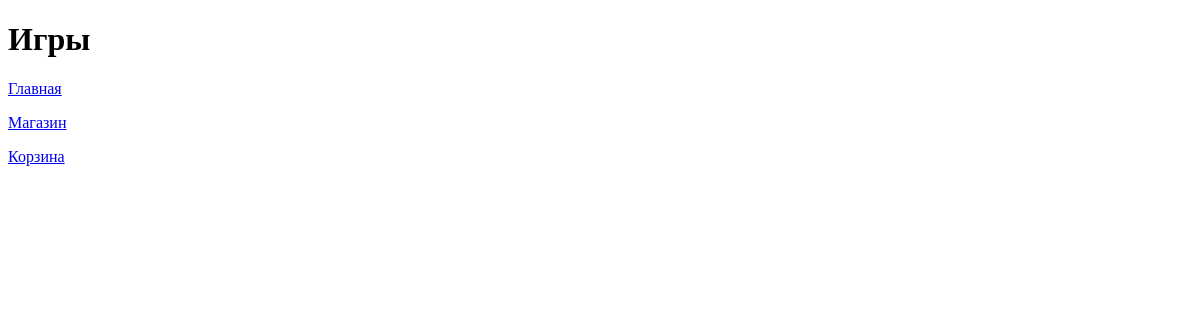
The page /platform/games/ on the database as committed earlier.
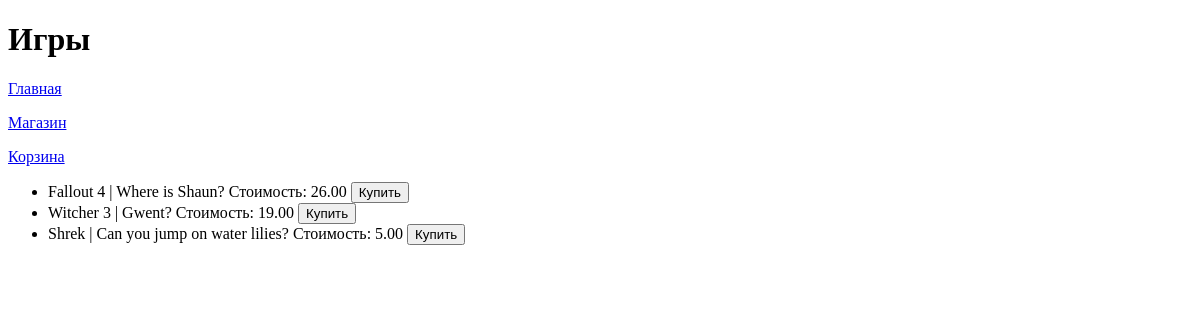
The same page on the database as committed later.
### task1/models.py (models this page shows)
class Game(models.Model):
    title = models.CharField(max_length=30)
    cost = models.DecimalField(max_digits=8, decimal_places=2)
    size = models.DecimalField(max_digits=8, decimal_places=2)
    description = models.TextField()
    age_limited = models.BooleanField(default=True)
    buyer = models.ManyToManyField(Buyer, related_name="Games")

### task1/views.py (the view)
# urls.py: path('platform/games/', games),
def games(request):
    all_games = Game.objects.all()
    context = {
        "all_games": all_games
    }
    return render(request, "fourth_task/games.html", context)

### templates/fourth_task/games.html (shortened to what this page needs)
{% extends "fourth_task/menu.html" %}
{% block pagename %}
    <h1>Игры</h1>
{% endblock %}
{% block content %}
    <ul>
        {% for game in all_games %}
            <li> {{ game.title }} | {{ game.description }} Стоимость: {{ game.cost }} <button>Купить</button></li>
        {% endfor %}
    </ul>
{% endblock %}

### templates/fourth_task/menu.html (shortened to what this page needs)
<!DOCTYPE html>
<html lang="en">
<head>
</head>
<body>
    <pagename>
        {% block pagename %}{% endblock %}
    </pagename>
    <a href="/platform">Главная</a>
    <p><a href="/platform/games">Магазин</a>
    <p><a href="/platform/cart">Корзина</a>
    <content>
        {% block content %}
        {% endblock %}
    </content>
</body>
</html

Rows that differ between the two databases and show on the page:
added Game: title "Fallout 4", description "Where is Shaun?", cost "26.00"
added Game: title "Witcher 3", description "Gwent?", cost "19.00"
added Game: title "Shrek", description "Can you jump on water lilies?", cost "5.00"
